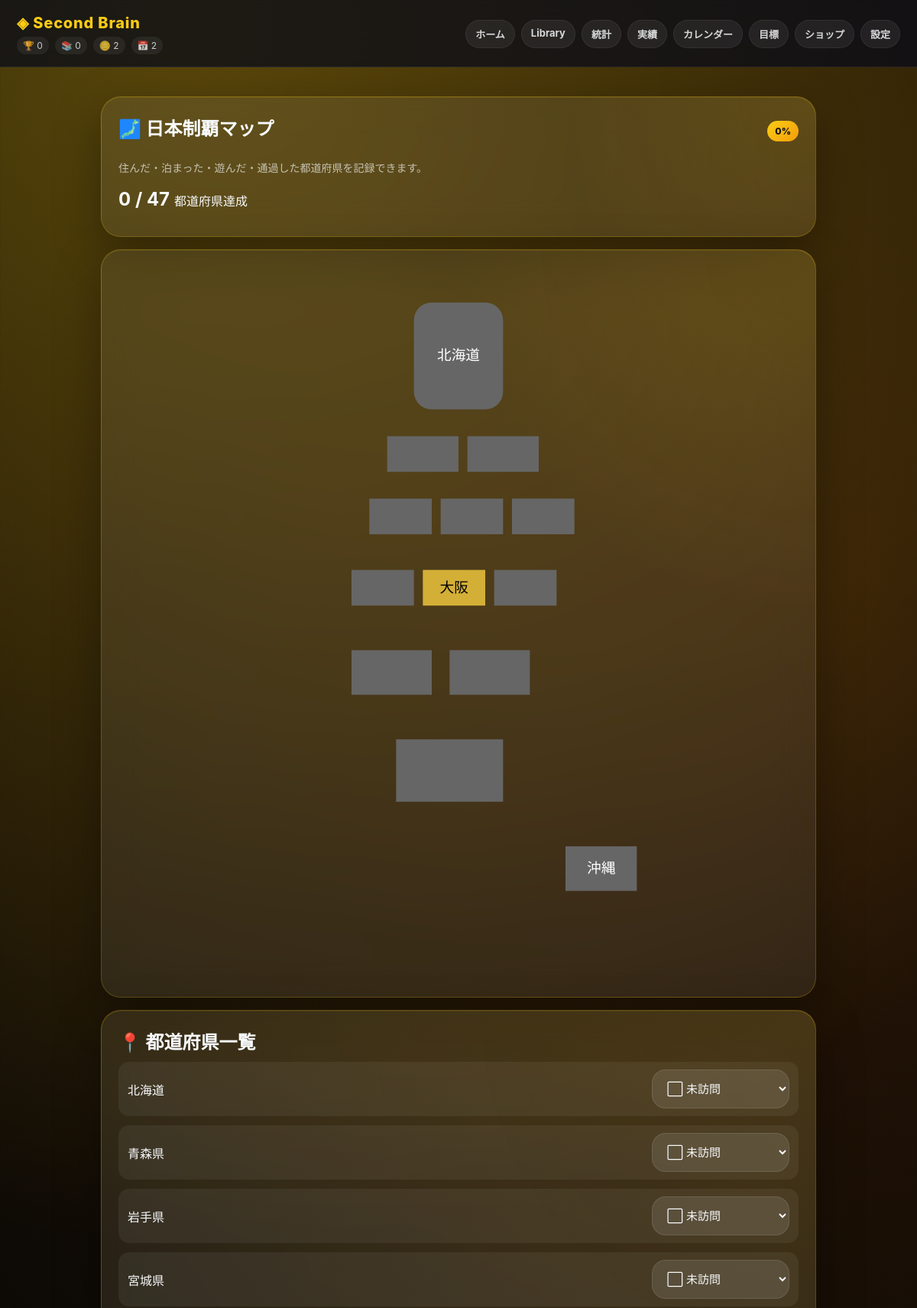
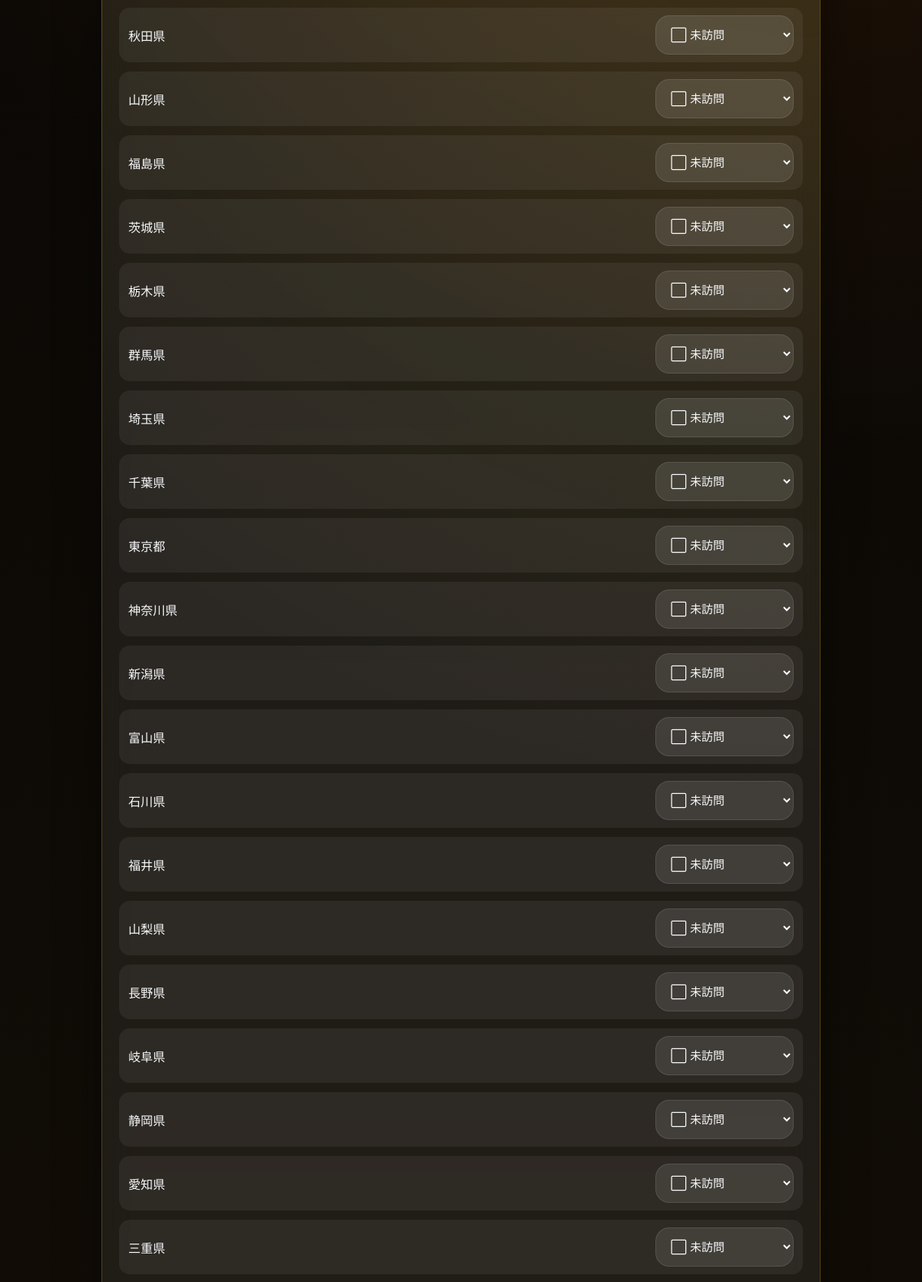
Page /japan-map (upper part) on the committed database (2 pictures, top to bottom).
### tables this page shows
CREATE TABLE profile (
        id INTEGER PRIMARY KEY,
        title TEXT DEFAULT '無称号',
        icon TEXT DEFAULT '✦',
        background TEXT DEFAULT 'default',
        bio TEXT DEFAULT '',
        coins INTEGER DEFAULT 0
    );

CREATE TABLE prefectures (
        id INTEGER PRIMARY KEY AUTOINCREMENT,
        name TEXT UNIQUE,
        status TEXT DEFAULT 'none'
    );

### app.py (the view)
@app.route("/japan-map")
def japan_map():
    return render_template(
        "japan-map.html",
        prefectures=fetch_prefectures(),
        japan_progress=japan_progress(),
        status_options=STATUS_OPTIONS,
        profile=get_profile(),
        stats=life_stats(),
        theme=session["theme"]
    )

### app.py (called while the page is built, shortened)
def give_login_bonus():
    today = date.today().strftime("%Y-%m-%d")
    conn = connect()
    c = conn.cursor()
    c.execute("SELECT date_key FROM login_days WHERE date_key = ?", (today,))
    exists = c.fetchone()
    conn.commit()
    conn.close()

@app.before_request
def before():
    init()
    if "theme" not in session:
        session["theme"] = "gold"
    if not is_owned(session["theme"]):
        session["theme"] = "gold"
    give_login_bonus()

### modules/database.py (called while the page is built)
def connect():
    db_dir = os.path.dirname(DB_PATH)
    if db_dir:
        os.makedirs(db_dir, exist_ok=True)
    conn = sqlite3.connect(DB_PATH)
    conn.row_factory = sqlite3.Row
    return conn

def add_column_if_missing(cursor, table, column, definition):
    cursor.execute(f"PRAGMA table_info({table})")
    columns = [row["name"] for row in cursor.fetchall()]
    if column not in columns:
        cursor.execute(f"ALTER TABLE {table} ADD COLUMN {column} {definition}")

### modules/japan_map.py (called while the page is built)
def ensure_prefectures():
    conn = connect()
    c = conn.cursor()
    for name in PREFECTURES:
        c.execute("""
        INSERT OR IGNORE INTO prefectures
        (name, status)
        VALUES (?, 'none')
        """, (name,))
    conn.commit()
    conn.close()

def fetch_prefectures():
    ensure_prefectures()
    conn = connect()
    c = conn.cursor()
    rows = c.execute("""
    SELECT *
    FROM prefectures
    ORDER BY id ASC
    """).fetchall()
    conn.close()
    return rows

def japan_progress():
    rows = fetch_prefectures()
    visited = [
        row for row in rows
        if row["status"] != "none"
    ]
    return {
        "visited": len(visited),
        "total": 47,
        "percent": int((len(visited) / 47) * 100)
    }

### modules/profile.py (called while the page is built)
def get_profile():
    conn = connect()
    c = conn.cursor()
    c.execute("SELECT * FROM profile WHERE id = 1")
    row = c.fetchone()
    conn.close()
    return dict(row)

### modules/stats.py (called while the page is built)
def count_table(table):
    conn = connect()
    c = conn.cursor()
    c.execute(f"SELECT COUNT(*) AS count FROM {table}")
    row = c.fetchone()
    conn.close()
    return row["count"]

def done_goals_count():
    conn = connect()
    c = conn.cursor()
    c.execute("SELECT COUNT(*) AS count FROM goals WHERE done = 1")
    row = c.fetchone()
    conn.close()
    return row["count"]

def category_counts():
    conn = connect()
    c = conn.cursor()
    c.execute("""
    SELECT category, COUNT(*) AS count
    FROM logs
    GROUP BY category
    ORDER BY count DESC
    """)
    rows = c.fetchall()
    conn.close()
    return rows

### templates/japan-map.html (shortened to what this page needs)
{% extends "base.html" %}
{% block content %}
<section class="card">
    <div class="section-head">
        <h2>🗾 日本制覇マップ</h2>
        <span class="pill">{{ japan_progress.percent }}%</span>
    </div>
    <p class="muted">
        住んだ・泊まった・遊んだ・通過した都道府県を記録できます。
    </p>
    <div class="japan-progress-line">
        <strong>{{ japan_progress.visited }} / {{ japan_progress.total }}</strong>
        <span>都道府県達成</span>
    </div>
</section>
<section class="card">
    <img
        src="/static/japan-map.svg"
        class="real-japan-map"
    >
</section>
<section class="card">
    <h2>📍 都道府県一覧</h2>
    <div class="pref-list">
        {% for pref in prefectures %}
        <form
            method="post"
            action="/statistics/prefecture/update"
            class="pref-row"
        >
            <span>
                {{ pref.name }}
            </span>
            <select
                name="status"
                onchange="this.form.submit()"
            >
                {% for key, item in status_options.items() %}
                    <option
                        value="{{ key }}"
                        {% if pref.status == key %}
                        selected
                        {% endif %}
                    >
                        {{ item.icon }} {{ item.label }}
                    </option>
                {% endfor %}
            </select>
        </form>
        {% endfor %}
    </div>
</section>
{% endblock %}

### templates/base.html (shortened to what this page needs)
<!DOCTYPE html>
<html lang="ja">
<head>
    <link rel="stylesheet" href="/static/style.css">
</head>
<body class="{{ theme }}">
<header>
    <div class="title-row">
        <div class="title">◈ Second Brain</div>
        {% if profile and stats %}
        <div class="top-mini-stats">
            <span>🏆 {{ stats.achievements }}</span>
            <span>📚 {{ stats.library }}</span>
            <span>🪙 {{ profile.coins }}</span>
            <span>📅 {{ stats.login }}</span>
        </div>
        {% endif %}
    </div>
    <nav class="tabs" id="tabs">
        <a href="/" data-path="/">ホーム</a>
        <a href="/library" data-path="/library">Library</a>
        <a href="/statistics" data-path="/statistics">統計</a>
        <a href="/achievements" data-path="/achievements">実績</a>
        <a href="/calendar" data-path="/calendar">カレンダー</a>
        <a href="/goals" data-path="/goals">目標</a>
        <a href="/shop" data-path="/shop">ショップ</a>
        <a href="/settings" data-path="/settings">設定</a>
    </nav>
</header>
<main>
    {% block content %}
    {% endblock %}
</main>
</body>
</html>

### static/style.css (style rules this page uses)
* { box-sizing:border-box; }
body { margin:0; padding-top:env(safe-area-inset-top); font-family:-apple-system,BlinkMacSystemFont,"Helvetica Neue","Hiragino Sans","Yu Gothic",sans-serif; color:#f8fafc; min-height:100vh; background:#0b1020; }
main { width:100%; max-width:980px; margin:0 auto; padding:22px; }
.gold { background: radial-gradient(circle at 30% 0%, rgba(245,158,11,0.28), transparent 30%), radial-gradient(circle at 100% 20%, rgba(250,204,21,0.18), transparent 28%), linear-gradient(180deg,#050505 0%,#16110a 100%); }
header { padding:calc(env(safe-area-inset-top) + 18px) 22px 16px; display:flex; justify-content:space-between; align-items:center; gap:16px; flex-wrap:wrap; position:sticky; top:0; z-index:20; background:rgba(8,10,25,0.72); backdrop-filter:blur(20px); -webkit-backdrop-filter:blur(20px); border-bottom:1px solid rgba(255,255,255,0.08); }
.title { font-size:20px; font-weight:800; }
.tabs { display:flex; gap:8px; flex-wrap:wrap; }
.tabs a { color:inherit; text-decoration:none; font-size:13px; font-weight:700; padding:8px 12px; border-radius:999px; background:rgba(255,255,255,0.08); border:1px solid rgba(255,255,255,0.08); opacity:0.85; }
.card { margin:16px 0; padding:22px; border-radius:26px; background:rgba(255,255,255,0.08); border:1px solid rgba(255,255,255,0.12); box-shadow:0 20px 60px rgba(0,0,0,0.28); backdrop-filter:blur(22px); -webkit-backdrop-filter:blur(22px); }
.gold .card { border:1px solid rgba(250,204,21,0.22); box-shadow:0 20px 60px rgba(0,0,0,0.35), inset 0 1px 0 rgba(250,204,21,0.12); }
.card h1,.card h2,.card h3 { margin:0 0 10px; }
.card p { line-height:1.7; }
.section-head { display:flex; justify-content:space-between; align-items:center; gap:12px; margin-bottom:14px; }
.muted { opacity:0.68; font-size:14px; }
.pill { font-size:12px; font-weight:800; padding:6px 10px; border-radius:999px; background:rgba(255,255,255,0.10); }
textarea,input,select { width:100%; border:none; outline:none; border-radius:18px; padding:14px 15px; font-size:15px; font-family:inherit; color:inherit; background:rgba(255,255,255,0.10); border:1px solid rgba(255,255,255,0.10); }
html { background:#090b1f; min-height:100%; overscroll-behavior:none; }
body { background-attachment:fixed; overscroll-behavior:none; }
.gold .title { color:#facc15; }
.gold .card { background: radial-gradient(circle at top right, rgba(250,204,21,0.12), transparent 35%), rgba(255,255,255,0.07); }
.gold .pill, .gold .section-head a, .gold .card-link { color:#111; background:linear-gradient(135deg,#facc15,#f59e0b); }
.title-row { display:flex; flex-direction:column; gap:6px; }
.top-mini-stats { display:flex; gap:8px; flex-wrap:wrap; font-size:12px; opacity:.8; }
.top-mini-stats span { padding:4px 8px; border-radius:999px; background:rgba(255,255,255,.08); }
.gold { background: radial-gradient(circle at 20% 0%, rgba(250,204,21,.32), transparent 30%), radial-gradient(circle at 90% 15%, rgba(180,83,9,.20), transparent 32%), linear-gradient(180deg,#050505 0%,#171006 100%); }
.title { letter-spacing:.04em; }
.japan-progress-line { display:flex; align-items:baseline; gap:6px; margin:12px 0; }
.japan-progress-line strong { font-size:24px; }
.pref-list { display:flex; flex-direction:column; gap:8px; }
.pref-row { display:flex; justify-content:space-between; align-items:center; gap:12px; padding:10px 12px; border-radius:14px; background:rgba(255,255,255,.06); }
.pref-row select { width:auto; min-width:130px; }
.real-japan-map { width:100%; max-width:700px; display:block; margin:auto; }
.pref-list { display:flex; flex-direction:column; gap:12px; }
.pref-row { display:flex; justify-content:space-between; align-items:center; gap:12px; }
.pref-row select { width:180px; }

### rows in the picture
profile: coins "2"
prefectures: name "北海道", status "⬜ 未訪問"
prefectures: name "青森県", status "⬜ 未訪問"
prefectures: name "岩手県", status "⬜ 未訪問"
prefectures: name "宮城県", status "⬜ 未訪問"
prefectures: name "秋田県", status "⬜ 未訪問"
prefectures: name "山形県", status "⬜ 未訪問"
prefectures: name "福島県", status "⬜ 未訪問"
prefectures: name "茨城県", status "⬜ 未訪問"
prefectures: name "栃木県", status "⬜ 未訪問"
prefectures: name "群馬県", status "⬜ 未訪問"
prefectures: name "埼玉県", status "⬜ 未訪問"
prefectures: name "千葉県", status "⬜ 未訪問"
prefectures: name "東京都", status "⬜ 未訪問"
prefectures: name "神奈川県", status "⬜ 未訪問"
prefectures: name "新潟県", status "⬜ 未訪問"
prefectures: name "富山県", status "⬜ 未訪問"
prefectures: name "石川県", status "⬜ 未訪問"
prefectures: name "福井県", status "⬜ 未訪問"
prefectures: name "山梨県", status "⬜ 未訪問"
prefectures: name "長野県", status "⬜ 未訪問"
prefectures: name "岐阜県", status "⬜ 未訪問"
prefectures: name "静岡県", status "⬜ 未訪問"
prefectures: name "愛知県", status "⬜ 未訪問"
prefectures: name "三重県", status "⬜ 未訪問"

### other values in the picture
{{ stats.achievements }} "0"
{{ stats.library }} "0"
{{ stats.login }} "2"
{{ japan_progress.percent }} "0"
{{ japan_progress.visited }} "0"
{{ japan_progress.total }} "47"
